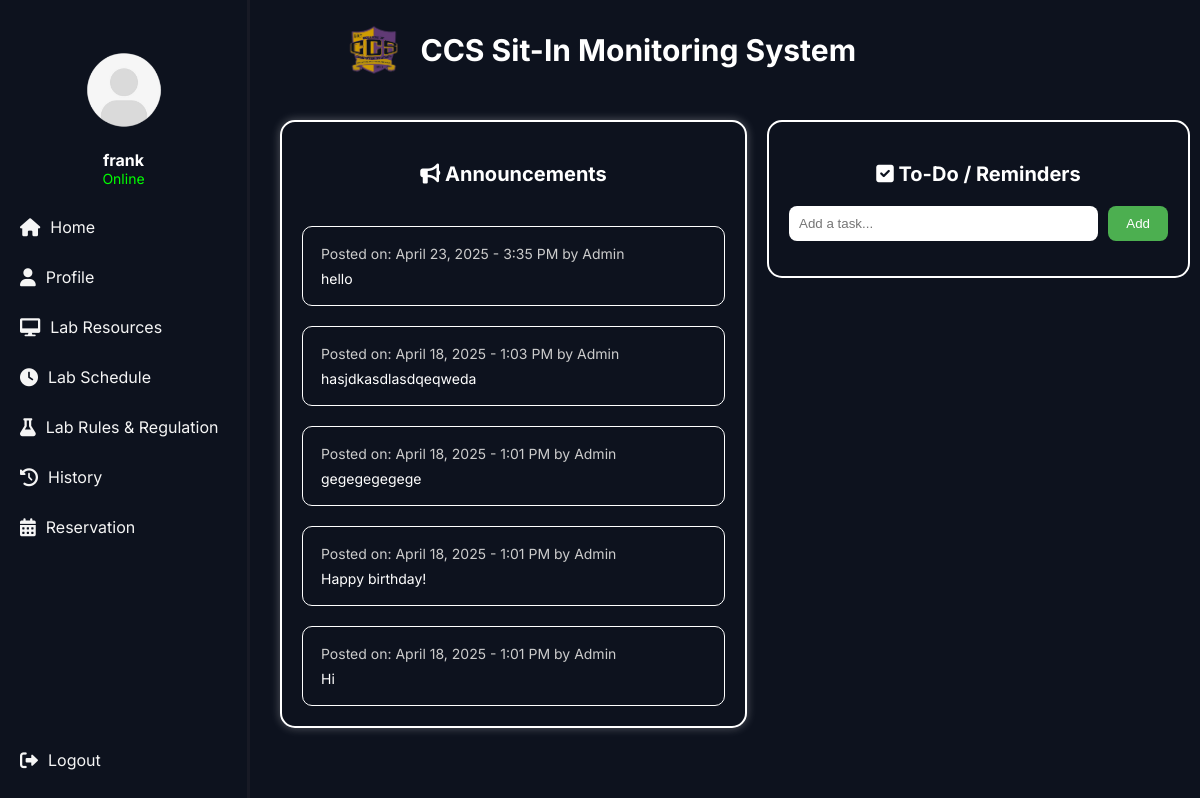
Page /home.php (signed in) on the committed database.
### tables this page shows
CREATE TABLE `announcements` (
  `id` int(11) NOT NULL,
  `announcement_text` text NOT NULL,
  `created_at` timestamp NOT NULL DEFAULT current_timestamp(),
  `created_by` varchar(255) NOT NULL DEFAULT 'Unknown Admin'
);

### home.php (the view, shortened to what this page needs)
<!DOCTYPE html>
<html lang="en">
<head>
    <link rel="stylesheet" href="https://cdnjs.cloudflare.com/ajax/libs/font-awesome/6.0.0-beta3/css/all.min.css">
</head>
<body>
    <div class="header">
        <img src="assets/ccs.png" alt="CCS Logo">
        <h1>CCS Sit-In Monitoring System</h1>
    </div>
    <?php include 'includes/sidebar.php'; ?>
    <div class="content">
        <div class="dashboard-row">
            <div class="announcements">
                <h3><i class="fas fa-bullhorn"></i> Announcements</h3>
                <?php
                $sql = "SELECT announcement_text, created_at, created_by FROM announcements ORDER BY created_at DESC LIMIT 5";
                $result = $conn->query($sql);
                if ($result && $result->num_rows > 0) {
                    while ($row = $result->fetch_assoc()) {
                        echo '<div class="card">';
                        echo '<div class="date-posted">Posted on: ' . date("F j, Y - g:i A", strtotime($row['created_at'])) . ' by ' . htmlspecialchars($row['created_by']) . '</div>';
                        echo '<p>' . nl2br(htmlspecialchars($row['announcement_text'])) . '</p>';
                        echo '</div>';
                    }
                } else {
                    echo '<p>No announcements available.</p>';
                }
                ?>
            </div>
            <div class="right-column">
                <div class="widget-box">
                    <h3><i class="fas fa-check-square"></i> To-Do / Reminders</h3>
                    <form id="todo-form" onsubmit="addTask(event)">
                        <div class="input-group">
                            <input type="text" id="todo-input" placeholder="Add a task..." required>
                            <button type="submit">Add</button>
                        </div>
                    </form>
                </div>
            </div>
        </div>
    </div>
</body>
</html>

### includes/sidebar.php (shortened to what this page needs)
<?php
$user = $_SESSION['user'];
$username = htmlspecialchars($user['username']);
$conn = new mysqli("localhost", "root", "", "sysarch");
$sql = "SELECT profile_picture FROM users WHERE username = ?";
$stmt = $conn->prepare($sql);
$stmt->bind_param("s", $username);
$stmt->execute();
$result = $stmt->get_result();
if ($result->num_rows == 1) {
    $user_data = $result->fetch_assoc();
    $profile_picture = htmlspecialchars($user_data['profile_picture']);
} else {
    $profile_picture = 'assets/icon.png';
}
?>
<!DOCTYPE html>
<html lang="en">
<head>
    <link rel="stylesheet" href="https://cdnjs.cloudflare.com/ajax/libs/font-awesome/6.0.0-beta3/css/all.min.css">
</head>
<body>
    <div class="sidebar">
        <img src="<?php echo $profile_picture ? $profile_picture : 'assets/icon.png'; ?>" alt="Profile Image" class="profile-image">
        <div class="user-info">
            <div class="username"><?php echo $username; ?></div>
            <div class="status">Online</div>
        </div>
        <div class="sidebar-links">
            <a href="home.php"><i class="fas fa-home"></i><span>Home</span></a>
            <a href="profile.php"><i class="fas fa-user"></i><span>Profile</span></a>
            <a href="lab-resources.php"><i class="fas fa-desktop"></i><span>Lab Resources</span></a>
            <a href="lab-schedule.php"><i class="fas fa-clock"></i><span>Lab Schedule</span></a>
            <a href="lab-rules.php"><i class="fas fa-flask"></i><span>Lab Rules & Regulation</span></a>
            <a href="history.php"><i class="fas fa-history"></i><span>History</span></a>
            <a href="reservation.php"><i class="fas fa-calendar-alt"></i><span>Reservation</span></a>
        </div>
        <div class="sidebar-logout">
            <a href="#" onclick="confirmLogout()"><i class="fas fa-sign-out-alt"></i><span>Logout</span></a>
        </div>
    </div>
</body>
</html>

### home.php (style rules this page uses)
body { font-family: 'Inter', sans-serif; background-color: #0d121e; margin: 0; padding: 0; color: white; }
.header { padding: 20px; text-align: center; }
.header img { width: 60px; height: auto; vertical-align: middle; margin-right: 12px; }
.header h1 { display: inline-block; vertical-align: middle; font-size: 30px; font-weight: 700; margin: 0; }
.content { margin-left: 270px; padding: 20px 10px; box-sizing: border-box; }
.dashboard-row { display: flex; gap: 20px; flex-wrap: wrap; }
.dashboard-row > .announcements, .dashboard-row > .right-column { flex: 1; min-width: 0; }
.announcements { display: flex; flex-direction: column; gap: 20px; padding: 20px; border-radius: 15px; border: 2px solid white; background-color: #0d121e; box-shadow: 0 0 10px rgba(255, 255, 255, 0.3); max-height: 600px; overflow-y: auto; scrollbar-width: thin; scrollbar-color: #555 transparent; }
.widget-box { padding: 20px; border: 2px solid white; border-radius: 15px; max-height: 600px; overflow-y: auto; scrollbar-width: thin; scrollbar-color: #555 transparent; }
.announcements h3, .widget-box h3 { font-weight: bold; font-size: 20px; text-align: center; }
.card { background-color: transparent; border: 1px solid white; padding: 18px; border-radius: 10px; }
.card p { margin: 8px 0 0; font-size: 14px; }
.date-posted { font-size: 14px; color: #ccc; margin-bottom: 6px; }
.right-column { display: flex; flex-direction: column; gap: 20px; }
.input-group { display: flex; gap: 10px; margin-bottom: 15px; }
#todo-input { flex: 1; padding: 10px; border-radius: 8px; border: none; outline: none; }
#todo-form button { background-color: #4caf50; color: white; border: none; padding: 10px 18px; border-radius: 8px; cursor: pointer; }

### includes/sidebar.php (style rules this page uses)
body { margin: 0; font-family: 'Inter', sans-serif; background-color: #0d121e; color: white; }
.sidebar { display: flex; flex-direction: column; justify-content: space-between; align-items: stretch; width: 250px; height: 100vh; background-color: #0d121e; color: white; position: fixed; top: 0; left: 0; padding: 20px 0; box-sizing: border-box; text-align: left; border-right: 3px solid #181a25; }
.sidebar .profile-image { width: 100px; height: 100px; border-radius: 50%; margin: 20px auto 10px auto; }
.sidebar .user-info { text-align: center; margin-bottom: 20px; opacity: 1; }
.sidebar .user-info .username { font-size: 16px; font-weight: bold; }
.sidebar .user-info .status { font-size: 14px; color: #00ff00; }
.sidebar-links { flex-grow: 1; display: flex; flex-direction: column; gap: 10px; padding: 0 10px; }
.sidebar-logout { padding: 0 10px; }
.sidebar a { color: whitesmoke; text-decoration: none; display: flex; align-items: center; padding: 10px 10px; transition: background-color 0.3s; border-radius: 10px; }
.sidebar i { font-size: 18px; margin-right: 10px; }
.sidebar span { display: inline; white-space: nowrap; }

### rows in the picture
announcements: created_at "April 23, 2025 - 3:35 PM", created_by "Admin", announcement_text "hello"
announcements: created_at "April 18, 2025 - 1:03 PM", created_by "Admin", announcement_text "hasjdkasdlasdqeqweda"
announcements: created_at "April 18, 2025 - 1:01 PM", created_by "Admin", announcement_text "gegegegegege"
announcements: created_at "April 18, 2025 - 1:01 PM", created_by "Admin", announcement_text "Happy birthday!"
announcements: created_at "April 18, 2025 - 1:01 PM", created_by "Admin", announcement_text "Hi"

### other values in the picture
$username "frank"
